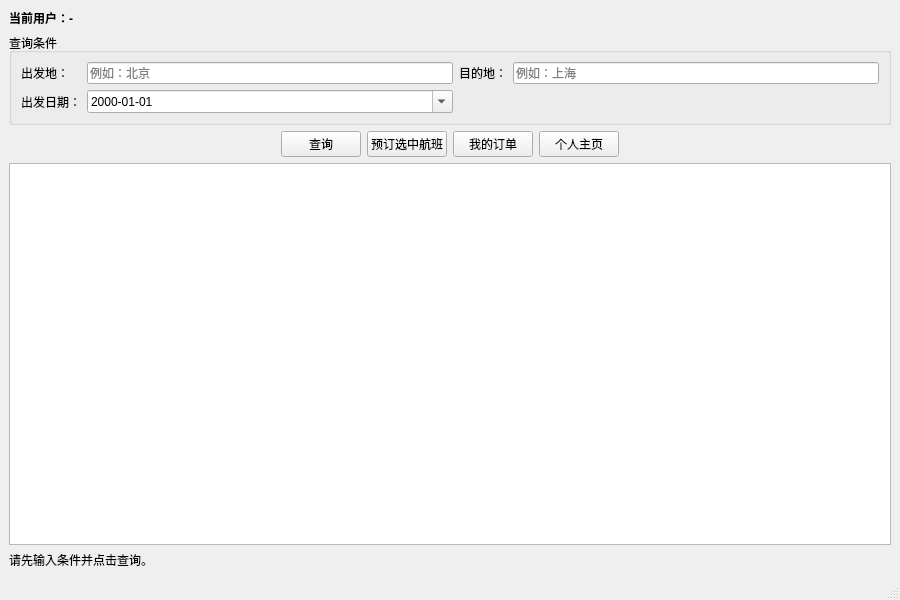
<?xml version="1.0" encoding="UTF-8"?>
<ui version="4.0">
 <class>SearchWindow</class>
 <widget class="QMainWindow" name="SearchWindow">
  <property name="geometry">
   <rect>
    <x>0</x>
    <y>0</y>
    <width>900</width>
    <height>600</height>
   </rect>
  </property>
  <property name="windowTitle">
   <string>航班查询</string>
  </property>
  <widget class="QWidget" name="centralwidget">
   <layout class="QVBoxLayout" name="verticalLayout" stretch="0,0,0,1,0">
    <item>
     <widget class="QLabel" name="userSummaryLabel">
      <property name="styleSheet">
       <string notr="true">font-weight: bold;</string>
      </property>
      <property name="text">
       <string>当前用户：-</string>
      </property>
      <property name="alignment">
       <set>Qt::AlignmentFlag::AlignLeading|Qt::AlignmentFlag::AlignLeft|Qt::AlignmentFlag::AlignVCenter</set>
      </property>
     </widget>
    </item>
    <item>
     <widget class="QGroupBox" name="filterGroupBox">
      <property name="title">
       <string>查询条件</string>
      </property>
      <layout class="QGridLayout" name="gridLayout">
       <item row="1" column="3" colspan="2">
        <widget class="QLabel" name="hintLabel">
         <property name="text">
          <string/>
         </property>
         <property name="alignment">
          <set>Qt::AlignmentFlag::AlignLeading|Qt::AlignmentFlag::AlignLeft|Qt::AlignmentFlag::AlignVCenter</set>
         </property>
        </widget>
       </item>
       <item row="0" column="0">
        <widget class="QLabel" name="originLabel">
         <property name="text">
          <string>出发地：</string>
         </property>
        </widget>
       </item>
       <item row="0" column="3">
        <widget class="QLabel" name="destinationLabel">
         <property name="text">
          <string>目的地：</string>
         </property>
        </widget>
       </item>
       <item row="0" column="1">
        <widget class="QLineEdit" name="originLineEdit">
         <property name="placeholderText">
          <string>例如：北京</string>
         </property>
        </widget>
       </item>
       <item row="1" column="0">
        <widget class="QLabel" name="dateLabel">
         <property name="text">
          <string>出发日期：</string>
         </property>
        </widget>
       </item>
       <item row="0" column="4">
        <widget class="QLineEdit" name="destinationLineEdit">
         <property name="placeholderText">
          <string>例如：上海</string>
         </property>
        </widget>
       </item>
       <item row="1" column="1">
        <widget class="QDateEdit" name="dateEdit">
         <property name="displayFormat">
          <string>yyyy-MM-dd</string>
         </property>
         <property name="calendarPopup">
          <bool>true</bool>
         </property>
        </widget>
       </item>
      </layout>
     </widget>
    </item>
    <item>
     <layout class="QHBoxLayout" name="actionsLayout">
      <item>
       <spacer name="horizontalSpacer">
        <property name="orientation">
         <enum>Qt::Orientation::Horizontal</enum>
        </property>
        <property name="sizeHint" stdset="0">
         <size>
          <width>40</width>
          <height>20</height>
         </size>
        </property>
       </spacer>
      </item>
      <item>
       <widget class="QPushButton" name="searchButton">
        <property name="text">
         <string>查询</string>
        </property>
       </widget>
      </item>
      <item>
       <widget class="QPushButton" name="bookButton">
        <property name="text">
         <string>预订选中航班</string>
        </property>
       </widget>
      </item>
      <item>
       <widget class="QPushButton" name="myOrdersButton">
        <property name="text">
         <string>我的订单</string>
        </property>
       </widget>
      </item>
      <item>
       <widget class="QPushButton" name="profileButton">
        <property name="text">
         <string>个人主页</string>
        </property>
       </widget>
      </item>
      <item>
       <spacer name="horizontalSpacer_2">
        <property name="orientation">
         <enum>Qt::Orientation::Horizontal</enum>
        </property>
        <property name="sizeHint" stdset="0">
         <size>
          <width>40</width>
          <height>20</height>
         </size>
        </property>
       </spacer>
      </item>
     </layout>
    </item>
    <item>
     <widget class="QTableWidget" name="flightsTable">
      <property name="editTriggers">
       <set>QAbstractItemView::EditTrigger::NoEditTriggers</set>
      </property>
      <property name="alternatingRowColors">
       <bool>true</bool>
      </property>
      <property name="selectionMode">
       <enum>QAbstractItemView::SelectionMode::SingleSelection</enum>
      </property>
      <property name="selectionBehavior">
       <enum>QAbstractItemView::SelectionBehavior::SelectRows</enum>
      </property>
     </widget>
    </item>
    <item>
     <widget class="QLabel" name="statusLabel">
      <property name="text">
       <string>请先输入条件并点击查询。</string>
      </property>
      <property name="alignment">
       <set>Qt::AlignmentFlag::AlignLeading|Qt::AlignmentFlag::AlignLeft|Qt::AlignmentFlag::AlignVCenter</set>
      </property>
     </widget>
    </item>
   </layout>
  </widget>
  <widget class="QMenuBar" name="menubar">
   <property name="geometry">
    <rect>
     <x>0</x>
     <y>0</y>
     <width>900</width>
     <height>21</height>
    </rect>
   </property>
  </widget>
  <widget class="QStatusBar" name="statusbar"/>
 </widget>
 <resources/>
 <connections/>
</ui>
